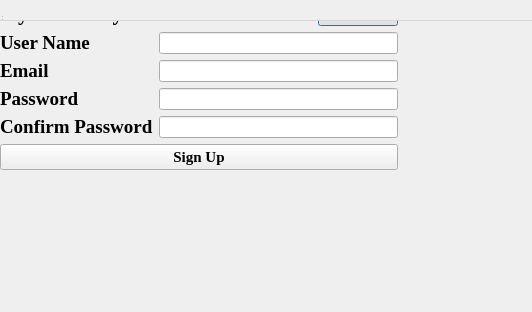
<?xml version="1.0" encoding="UTF-8"?>
<ui version="4.0">
 <class>SecDialog</class>
 <widget class="QDialog" name="SecDialog">
  <property name="geometry">
   <rect>
    <x>0</x>
    <y>0</y>
    <width>532</width>
    <height>312</height>
   </rect>
  </property>
  <property name="windowTitle">
   <string>MainWindow</string>
  </property>
  <widget class="QWidget" name="centralwidget">
   <layout class="QGridLayout" name="gridLayout">
    <item row="0" column="0">
     <layout class="QVBoxLayout" name="verticalLayout_4">
      <item>
       <layout class="QHBoxLayout" name="horizontalLayout">
        <item>
         <widget class="QLabel" name="label_pic">
          <property name="font">
           <font>
            <family>Times New Roman</family>
            <pointsize>16</pointsize>
            <weight>75</weight>
            <bold>true</bold>
           </font>
          </property>
          <property name="text">
           <string>if you already have an account ---&gt;</string>
          </property>
         </widget>
        </item>
        <item>
         <widget class="QPushButton" name="pushButton_Login">
          <property name="font">
           <font>
            <family>Times New Roman</family>
            <pointsize>11</pointsize>
            <weight>75</weight>
            <bold>true</bold>
           </font>
          </property>
          <property name="text">
           <string>Sign In</string>
          </property>
         </widget>
        </item>
       </layout>
      </item>
      <item>
       <layout class="QVBoxLayout" name="verticalLayout_3">
        <item>
         <layout class="QHBoxLayout" name="horizontalLayout_2">
          <item>
           <layout class="QVBoxLayout" name="verticalLayout_2">
            <item>
             <widget class="QLabel" name="lineEdit_username">
              <property name="font">
               <font>
                <family>Times New Roman</family>
                <pointsize>14</pointsize>
                <weight>75</weight>
                <bold>true</bold>
               </font>
              </property>
              <property name="text">
               <string>User Name</string>
              </property>
              <property name="buddy">
               <cstring>txtUserMail</cstring>
              </property>
             </widget>
            </item>
            <item>
             <widget class="QLabel" name="label">
              <property name="font">
               <font>
                <family>Times New Roman</family>
                <pointsize>14</pointsize>
                <weight>75</weight>
                <bold>true</bold>
               </font>
              </property>
              <property name="text">
               <string>Email</string>
              </property>
              <property name="buddy">
               <cstring>txtUserMail</cstring>
              </property>
             </widget>
            </item>
            <item>
             <widget class="QLabel" name="lineEdit_password">
              <property name="font">
               <font>
                <family>Times New Roman</family>
                <pointsize>14</pointsize>
                <weight>75</weight>
                <bold>true</bold>
               </font>
              </property>
              <property name="text">
               <string>Password</string>
              </property>
              <property name="buddy">
               <cstring>lineEdit_2</cstring>
              </property>
             </widget>
            </item>
            <item>
             <widget class="QLabel" name="label_3">
              <property name="font">
               <font>
                <family>Times New Roman</family>
                <pointsize>14</pointsize>
                <weight>75</weight>
                <bold>true</bold>
               </font>
              </property>
              <property name="text">
               <string>Confirm Password</string>
              </property>
              <property name="buddy">
               <cstring>lineEdit_3</cstring>
              </property>
             </widget>
            </item>
           </layout>
          </item>
          <item>
           <layout class="QVBoxLayout" name="verticalLayout">
            <item>
             <widget class="QLineEdit" name="txtUserName"/>
            </item>
            <item>
             <widget class="QLineEdit" name="txtUserMail"/>
            </item>
            <item>
             <widget class="QLineEdit" name="lineEdit_2">
              <property name="echoMode">
               <enum>QLineEdit::Password</enum>
              </property>
             </widget>
            </item>
            <item>
             <widget class="QLineEdit" name="lineEdit_3">
              <property name="echoMode">
               <enum>QLineEdit::Password</enum>
              </property>
             </widget>
            </item>
           </layout>
          </item>
         </layout>
        </item>
        <item>
         <widget class="QPushButton" name="pushButton_Login">
          <property name="font">
           <font>
            <family>Times New Roman</family>
            <pointsize>11</pointsize>
            <weight>75</weight>
            <bold>true</bold>
           </font>
          </property>
          <property name="text">
           <string>Sign Up</string>
          </property>
         </widget>
        </item>
       </layout>
      </item>
     </layout>
    </item>
   </layout>
  </widget>
  <widget class="QMenuBar" name="menubar">
   <property name="geometry">
    <rect>
     <x>0</x>
     <y>0</y>
     <width>532</width>
     <height>21</height>
    </rect>
   </property>
  </widget>
  <widget class="QStatusBar" name="statusbar"/>
 </widget>
 <resources/>
 <connections/>
</ui>
